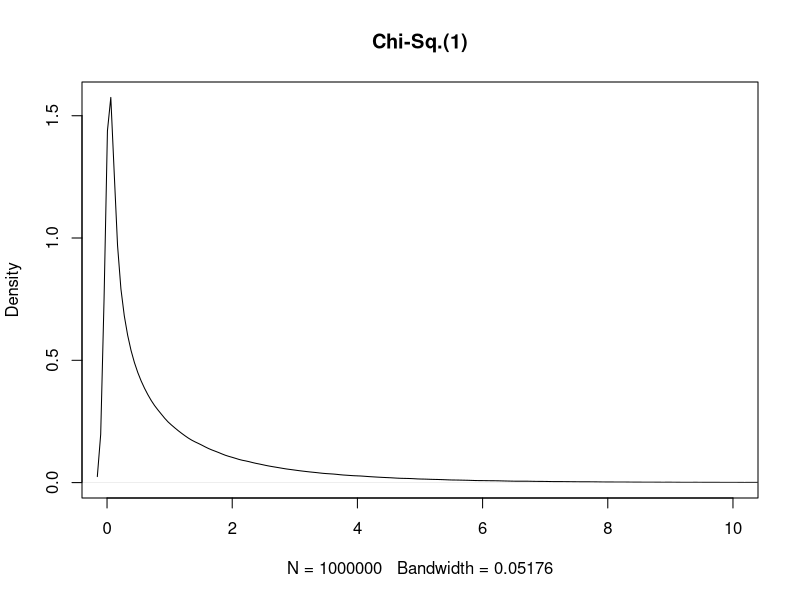
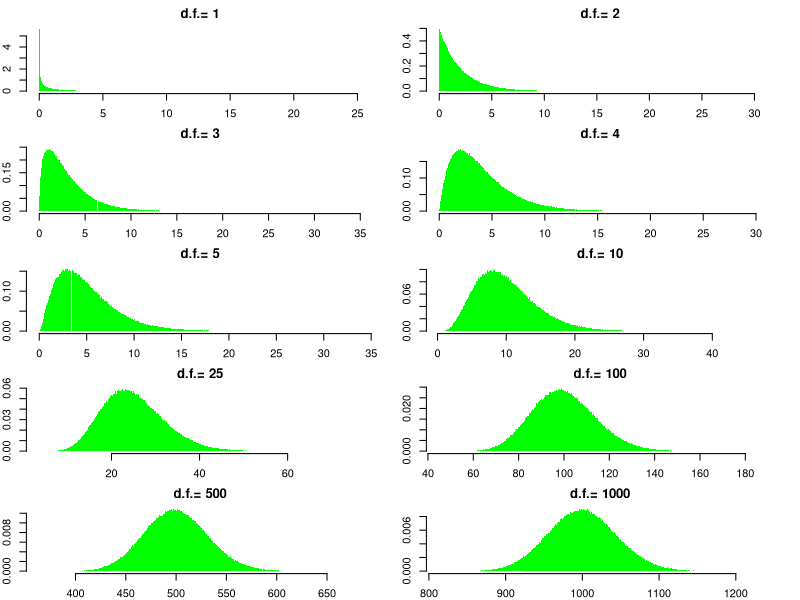

Recreate these plots in R, in order.
###############################################################
# ECON 346 Extra example:
# Visualizing the Chi-Squared distribution
###############################################################

#Change the degrees of freedom--> approaches Normal as d.f. increase
#Some commands for pasting, color, etc.

####
#First just plot one (with 1 d.f.)
#One million random numbers that fit
#Can plot the density 
chi1<-rchisq(1000000,1)
plot(density(chi1),main="Chi-Sq.(1)",xlim=c(0,10))



#####################################################################
#Generate some Chi-Sqared distributions using a loop
#sum of N squared normals with N degrees of freedom
#Note: Mean = N, Var = 2N
#Plot 10 with various degrees of freedom
#Use histograms instead of a line graph
#Use a loop for calculating, 
#Change some lines, color, etc.

set.seed(0)
l1=c(1,2,3,4,5,10,25,100,500,1000)
par(mfrow=c(5,2))
par(mar=rep(2,4))
StatsTable<-NULL
for(i in l1){
  chi1<-rchisq(1000000,i)
  hist(chi1,1000,probability = TRUE,main=paste("d.f.= ",i,sep=""),col="green",lty=0)
StatsTable<-rbind(StatsTable,c(mean(chi1),sd(chi1),var(chi1),var(chi1)/mean(chi1)))
}
StatsTable<-as.data.frame(StatsTable)
colnames(StatsTable)<-c("Mean","SD","Var","Var/Mean")
rownames(StatsTable)<-l1
round(StatsTable,3)
par(mfrow=c(1,1))
